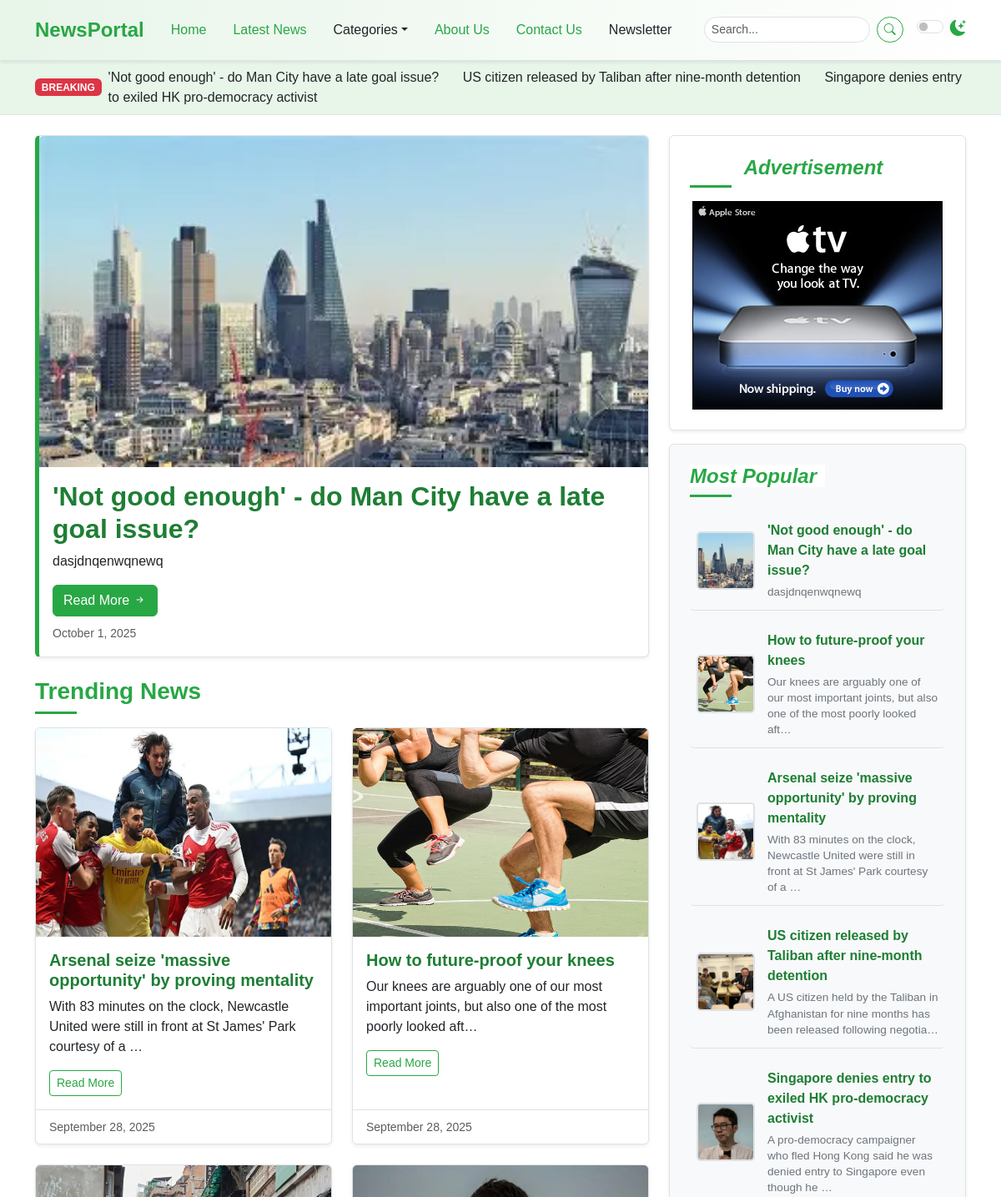
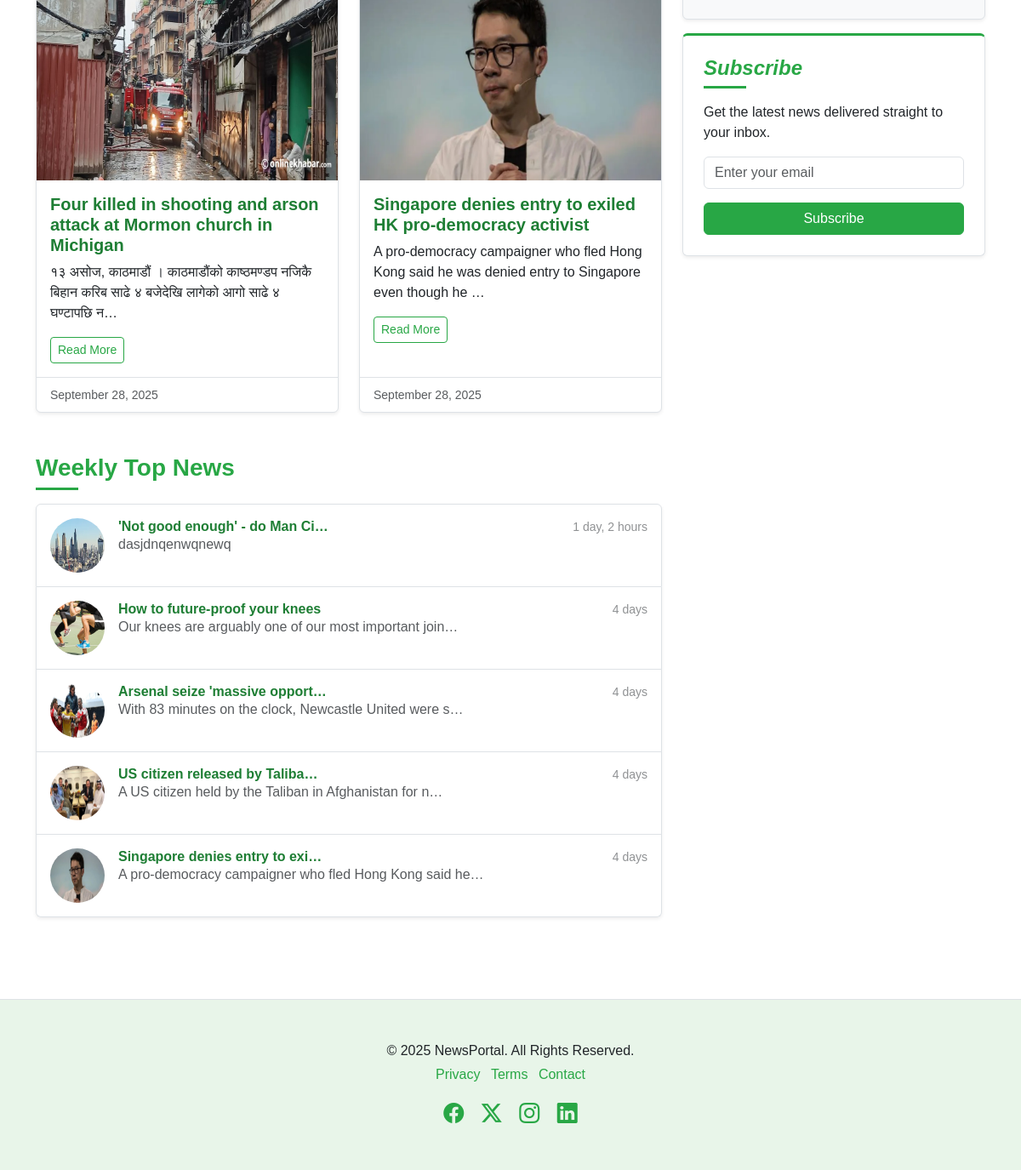
The page / on the database its author committed (2 pictures, top to bottom).
### newspaper/models.py (models this page shows, shortened)
class TimeStampModel(models.Model):
    created_at = models.DateTimeField(auto_now_add=True)
    updated_at = models.DateTimeField(auto_now=True)
    class Meta:
        abstract = True # Don't care table in DB

class Post(TimeStampModel):
    STATUS_CHOICES = [
        ("active","Active"),
        ("in_active", "Inactive"),
    ]
    title = models.CharField(max_length=200)
    content = models.TextField()
    featured_image = models.ImageField(upload_to="post_images/%Y/%m/%d", blank=False) # post image bhanne folder baanxa aani yyyy/mm/dd bhaera basxa
    author = models.ForeignKey("auth.User", on_delete=models.CASCADE)
    status = models.CharField(max_length=20 , choices=STATUS_CHOICES, default="active")
    views_count = models.PositiveBigIntegerField(default=0)
    is_breaking_news = models.BooleanField(default=False)
    published_at = models.DateTimeField(null=True, blank=True)
    category = models.ForeignKey(Category, on_delete=models.CASCADE) # Category mathi ko cat sanga associate gareko
    tag = models.ManyToManyField(Tag)

class Advertisement(TimeStampModel):
    title = models.CharField(max_length=100)
    image = models.ImageField(upload_to="advertisements/%Y/%m/%d", blank=False)

### newspaper/views.py (the view)
# urls.py: path("",views.HomeView.as_view(), name="home"),
class HomeView(SidebarMixin,TemplateView):
    template_name = 'newsportal/home.html'
    def get_context_data(self, **kwargs):
        context = super().get_context_data(**kwargs)
        context["featured_post"] = (
            Post.objects.filter(published_at__isnull = False , status = "active").order_by("-published_at","-views_count").first()
        )
        context["trending_news"] = Post.objects.filter(
            published_at__isnull = False , status = "active"
        ).order_by("-views_count")[:4] # 5 ota samma dekhaune
        one_week_ago = timezone.now() - timedelta(days=7) # aaja ko time dekhi 7 days ghatako : to show last seven days ko news
        context["weekly_top_posts"] = Post.objects.filter(
            published_at__isnull = False , status = "active", published_at__gte = one_week_ago # gte = greater than or equals to
        ).order_by("-published_at","-views_count")[:5]
        context["breaking_news"] = Post.objects.filter(
            published_at__isnull = False, status = "active", is_breaking_news = True
        ).order_by("-published_at")[:3]
        return context

### newspaper/navigation.py (called while the page is built)
def nav(request):
    categories = Category.objects.all()[:4]
    return {"categories": categories}

### newspaper/views.py (called while the page is built)
    def get_context_data(self, **kwargs):
        context = super().get_context_data(**kwargs)
        context["popular_posts"] = Post.objects.filter(
            published_at__isnull = False , status = "active"
        ).order_by("-published_at")[:5]
        context["advertisement"] = (
            Advertisement.objects.all().order_by("-created_at").first()
        )
        return context

### templates/newsportal/home.html
{% extends 'newsportal/base.html' %}
{% block content %}
 {% include 'newsportal/home/breaking_news.html' %}
    <div class="container mt-4">
      <div class="row">
        <div class="col-lg-8">
            {% include 'newsportal/home/left/featured_story.html' %}
            {% include 'newsportal/home/left/trending_news.html' %}
            {% include 'newsportal/home/left/weekly_top_news.html' %}
        </div>
        <div class="col-lg-4">
          <div class="position-sticky sticky-sidebar-offset">
            {% include 'newsportal/home/right/advertisement.html' %}
            {% include 'newsportal/home/right/most_popular.html' %}
            {% include 'newsportal/home/right/newsletter_subscription.html' %}
          </div>
        </div>
      </div>
    </div>
{% endblock content %}

### templates/newsportal/home/breaking_news.html
    <div class="breaking-news-ticker bg-light py-2">
      <div class="container">
        <div class="d-flex align-items-center">
          <span class="badge bg-danger me-2">BREAKING</span>
          <marquee behavior="scroll"
                   direction="left"
                   onmouseover="this.stop();"
                   onmouseout="this.start();">
            {% for post in breaking_news %}
            <a href="article.html" class="text-dark text-decoration-none me-4">{{ post.title }}</a>
            {% endfor %}
          </marquee>
        </div>
      </div>
    </div>

### templates/newsportal/home/left/featured_story.html
          <div class="card mb-4 featured-story-card shadow-sm">
            <img src="{{ featured_post.featured_image.url }}"
                 class="card-img-top"
                 alt="Featured Story" />
            <div class="card-body">
              <h2 class="card-title fw-bold">{{ featured_post.title }}</h2>
              <p class="card-text">
                {{ featured_post.content|striptags|truncatechars:150 }}
              </p>
              <a href="#" class="btn btn-success">Read More <i class="bi bi-arrow-right-short"></i></a>
              <p class="card-text mt-2">
                <small class="text-muted">{{ featured_post.published_at|date:"F j, Y" }}</small>
              </p>
            </div>
          </div>

### templates/newsportal/home/left/trending_news.html
          <h3 class="mb-3 section-title">
            <span>Trending News</span>
          </h3>
          <div class="row row-cols-1 row-cols-md-2 g-4">
            {% for post in trending_news %}
            <div class="col">
              <div class="card h-100 shadow-sm news-card">
                <img src="{{ post.featured_image.url }}"
                     class="card-img-top"
                     alt="{{ post.title }}" width="400" height="250" />
                <div class="card-body">
                  <h5 class="card-title">{{ post.title }}</h5>
                  <p class="card-text">{{ post.content|truncatechars:100 }}</p>
                  <a href="article.html" class="btn btn-outline-success btn-sm">Read More</a>
                </div>
                <div class="card-footer">
                  <small class="text-muted">{{ post.published_at|date:"F j, Y" }}</small>
                </div>
              </div>
            </div>
            {% endfor %}
          </div>

### templates/newsportal/home/left/weekly_top_news.html
          <h3 class="mt-5 mb-3 section-title"><span>Weekly Top News</span></h3>
          <div class="list-group shadow-sm mb-5">
            {% for post in weekly_top_posts %}
            <a href="#" class="list-group-item list-group-item-action d-flex gap-3 py-3" aria-current="true">
              <img src="{{ post.featured_image.url }}" alt="{{ post.title }}" width="64" height="64" class="rounded-circle flex-shrink-0">
              <div class="d-flex gap-2 w-100 justify-content-between">
                <div>
                  <h6 class="mb-0">{{ post.title|truncatechars:30 }}</h6>
                  <p class="mb-0 opacity-75">{{ post.content|truncatechars:54 }}</p>
                </div>
                <small class="opacity-50 text-nowrap">{{ post.published_at|timesince }}</small>
              </div>
            </a>
            {% endfor %}
          </div>

### templates/newsportal/home/right/advertisement.html
{% load static %}
            <div class="p-4 mb-3 rounded sidebar-widget shadow-sm text-center">
              <h4 class="fst-italic section-title">
                <span>Advertisement</span>
              </h4>
              <img src="{{ advertisement.image.url }}"
                   class="img-fluid"
                   alt="{{ advertisement.title }}" width="300" height="250"/>
            </div>

### templates/newsportal/home/right/most_popular.html
            <div class="p-4 mb-3 bg-light rounded sidebar-widget shadow-sm">
              <h4 class="fst-italic section-title">
                <span>Most Popular</span>
              </h4>
              <ul class="list-unstyled mb-0 popular-list">
                 {% for post in popular_posts %}
                <li>
                  <img src="{{ post.featured_image.url }}"
                       alt="{{ post.title }}"  width="70" height="70" />
                  <div>
                      <a href="article.html" class="popular-title-link">{{ post.title }}</a>
                      <p class="popular-description">{{ post.content|truncatechars:100 }}</p>
                  </div>
                </li>
                 {% endfor %}
              </ul>
            </div>

### static/css/style.css (style rules this page uses)
:root { --primary-green: #28a745; --light-green: #e8f5e9; --dark-green: #1e7e34; --accent-green: #5cb85c; --text-color-light: #212529; --text-color-dark: #f8f9fa; --bg-light: #ffffff; --bg-dark: #212529; --card-bg-light: #ffffff; --card-bg-dark: #343a40; --border-color-light: #dee2e6; --border-color-dark: #495057; --shadow-sm: 0 0.125rem 0.25rem rgba(0, 0, 0, 0.075); --shadow: 0 0.5rem 1rem rgba(0, 0, 0, 0.15); --transition-speed: 0.3s ease; }
body { font-family: "Poppins", sans-serif; background-color: var(--bg-light); color: var(--text-color-light); transition: background-color var(--transition-speed), color var(--transition-speed); }
.breaking-news-ticker { border-bottom: 1px solid var(--border-color-light); background-color: var(--light-green) !important; }
.section-title { position: relative; padding-bottom: 10px; margin-bottom: 20px; font-weight: 600; color: var(--primary-green); }
.section-title span { position: relative; z-index: 1; background-color: var(--bg-light); padding-right: 10px; }
.section-title::after { content: ""; position: absolute; left: 0; bottom: 0; width: 50px; height: 3px; background-color: var(--primary-green); }
.card { border: 1px solid var(--border-color-light); transition: box-shadow var(--transition-speed), transform var(--transition-speed); background-color: var(--card-bg-light); color: var(--text-color-light); }
.featured-story-card { border-left: 5px solid var(--primary-green); }
.card-title { color: var(--dark-green); font-weight: 600; }
.card-footer { background-color: transparent; border-top: 1px solid var(--border-color-light); }
.sidebar-widget { background-color: var(--card-bg-light); border: 1px solid var(--border-color-light); padding: 1.5rem !important; }
.sidebar-widget h4 { color: var(--primary-green); margin-bottom: 1rem; }
.popular-list li { display: flex; align-items: center; margin-bottom: 0.75rem; padding: 0.75rem 0.5rem; border-bottom: 1px solid var(--border-color-light); transition: background-color var(--transition-speed); border-radius: 5px; }
.popular-list li:last-child { border-bottom: none; margin-bottom: 0; padding-bottom: 0; }
.popular-list img { width: 70px; height: 70px; object-fit: cover; border-radius: 5px; margin-right: 15px; flex-shrink: 0; border: 2px solid var(--border-color-light); }
.popular-list li div { display: flex; flex-direction: column; justify-content: center; flex-grow: 1; }
.popular-list .popular-title-link { text-decoration: none; color: var(--dark-green); font-weight: 600; margin-bottom: 0.25rem; display: block; transition: color var(--transition-speed); }
.popular-list .popular-description { font-size: 0.85rem; color: #6c757d; margin-bottom: 0; line-height: 1.4; }
.popular-list a { text-decoration: none; color: var(--text-color-light); transition: color var(--transition-speed); flex-grow: 1; }
.btn-success { background-color: var(--primary-green); border-color: var(--primary-green); transition: background-color var(--transition-speed), border-color var(--transition-speed), box-shadow var(--transition-speed); }
.btn-outline-success { color: var(--primary-green); border-color: var(--primary-green); transition: background-color var(--transition-speed), color var(--transition-speed); }
.list-group-item { transition: background-color 0.2s ease-in-out; }
.list-group-item h6 { color: var(--dark-green); font-weight: 600; }
.sticky-sidebar-offset { top: 6rem; }

### rows shown on the page
Post: title "'Not good enough' - do Man City have a late goal issue?", featured_image (picture), content "dasjdnqenwqnewq", published_at "October 1, 2025", title "'Not good enough' - do Man Ci…", published_at "1 day, 2 hours"
Post: title "US citizen released by Taliban after nine-month detention", featured_image (picture), title "US citizen released by Taliba…", content "A US citizen held by the Taliban in Afghanistan for n…", published_at "4 days", content "A US citizen held by the Taliban in Afghanistan for nine months has been released following negotia…"
Post: title "Singapore denies entry to exiled HK pro-democracy activist", featured_image (picture), content "A pro-democracy campaigner who fled Hong Kong said he was denied entry to Singapore even though he …", published_at "September 28, 2025", title "Singapore denies entry to exi…", content "A pro-democracy campaigner who fled Hong Kong said he…", published_at "4 days"
Post: featured_image (picture), title "Arsenal seize 'massive opportunity' by proving mentality", content "With 83 minutes on the clock, Newcastle United were still in front at St James' Park courtesy of a …", published_at "September 28, 2025", title "Arsenal seize 'massive opport…", content "With 83 minutes on the clock, Newcastle United were s…", published_at "4 days"
Post: featured_image (picture), title "How to future-proof your knees", content "Our knees are arguably one of our most important joints, but also one of the most poorly looked aft…", published_at "September 28, 2025", content "Our knees are arguably one of our most important join…", published_at "4 days"
Post: featured_image (picture), title "Four killed in shooting and arson attack at Mormon church in Michigan", content "१३ असोज, काठमाडौं । काठमाडौंको काष्ठमण्डप नजिकै बिहान करिब साढे ४ बजेदेखि लागेको आगो साढे ४ घण्टापछि न…", published_at "September 28, 2025"
Advertisement: image (picture)
